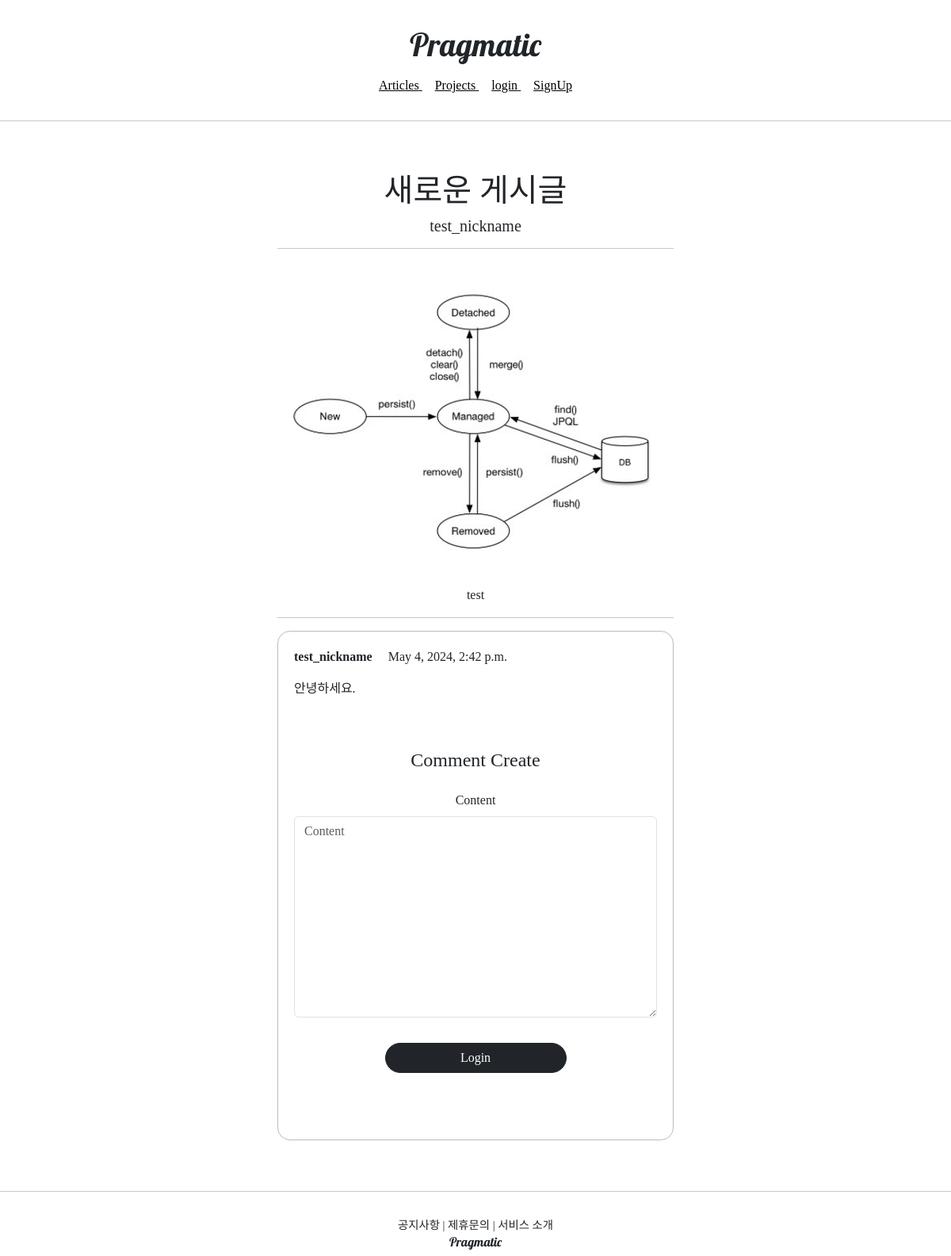
The page /articles/detail/2 on the database its author committed.
### articleapp/models.py (models this page shows)
class Article(models.Model):
    writer = models.ForeignKey(User, on_delete=models.SET_NULL,related_name='article',null=True)
    title = models.CharField(max_length=200,null=True)
    image = models.ImageField(upload_to='article/',null=False)
    content = models.TextField(null=True)
    created_at = models.DateField(auto_created=True, null=True)

### profileapp/models.py (models this page shows)
class Profile(models.Model):
    user = models.OneToOneField(User, on_delete=models.CASCADE, related_name='profile')
    image = models.ImageField(upload_to='profile/', null=True)
    nickname = models.CharField(max_length=20,unique=True,null=True)
    message = models.CharField(max_length=100,null=True)

### commentapp/models.py (models this page shows)
class Comment(models.Model):
    article = models.ForeignKey(Article, on_delete=models.SET_NULL,null=True, related_name='comment')
    writer = models.ForeignKey(User, on_delete=models.SET_NULL, null=True, related_name='comment')
    content = models.TextField(null=False)
    created_at = models.DateTimeField(auto_now=True)

### articleapp/views.py (the view)
# urls.py: path('detail/<int:pk>' , ArticleDetailView.as_view(), name='detail'),
class ArticleDetailView(DetailView, FormMixin):
    model = Article
    form_class = CommentCreationForm
    context_object_name = 'target_article'
    template_name = 'articleapp/detail.html'

### commentapp/forms.py
class CommentCreationForm(ModelForm):
    class Meta:
        model = Comment
        fields = ['content']

### articleapp/templates/articleapp/detail.html (shortened to what this page needs)
{% extends 'base.html' %}
{% block content %}
<div xmlns:border-radius="http://www.w3.org/1999/xhtml">
    <div style="text-align: center; max-width: 500px; margin: 4rem auto;">
      <h1>
        {{ target_article.title }}
      </h1>
      <h5>
        {{ target_article.writer.profile.nickname }}
      </h5>
      <hr>
      <img style="width: 100%; border-radius: 1rem; margin: 2rem 0;"
              src="{{ target_article.image.url }}" alt="">
      <p>
        {{ target_article.content }}
      </p>
      <hr>
      {% for comment in target_article.comment.all %}
          {% include 'commentapp/detail.html' with comment=comment %}
      {% endfor %}
      {% include 'commentapp/create.html' with article=target_article %}
    </div>
  </div>
{% endblock %}

### commentapp/templates/commentapp/detail.html (shortened to what this page needs)
<div style="border: 1px solid; text-align: left; padding: 4%; margin: 1rem 0; border-radius: 1rem;
           border-color: #bbb;">
    <div>
        <strong>
             {{ comment.writer.profile.nickname }}
        </strong>
        {{ comment.created_at }}
    </div>
    <div style="margin: 1rem 0;">
        {{ comment.content }}
</div>

### rows shown on the page
Article: title "새로운 게시글", writer.profile.nickname "test_nickname", image (picture), content "test"
Comment: writer.profile.nickname "test_nickname", created_at "May 4, 2024, 2:42 p.m.", content "안녕하세요."
